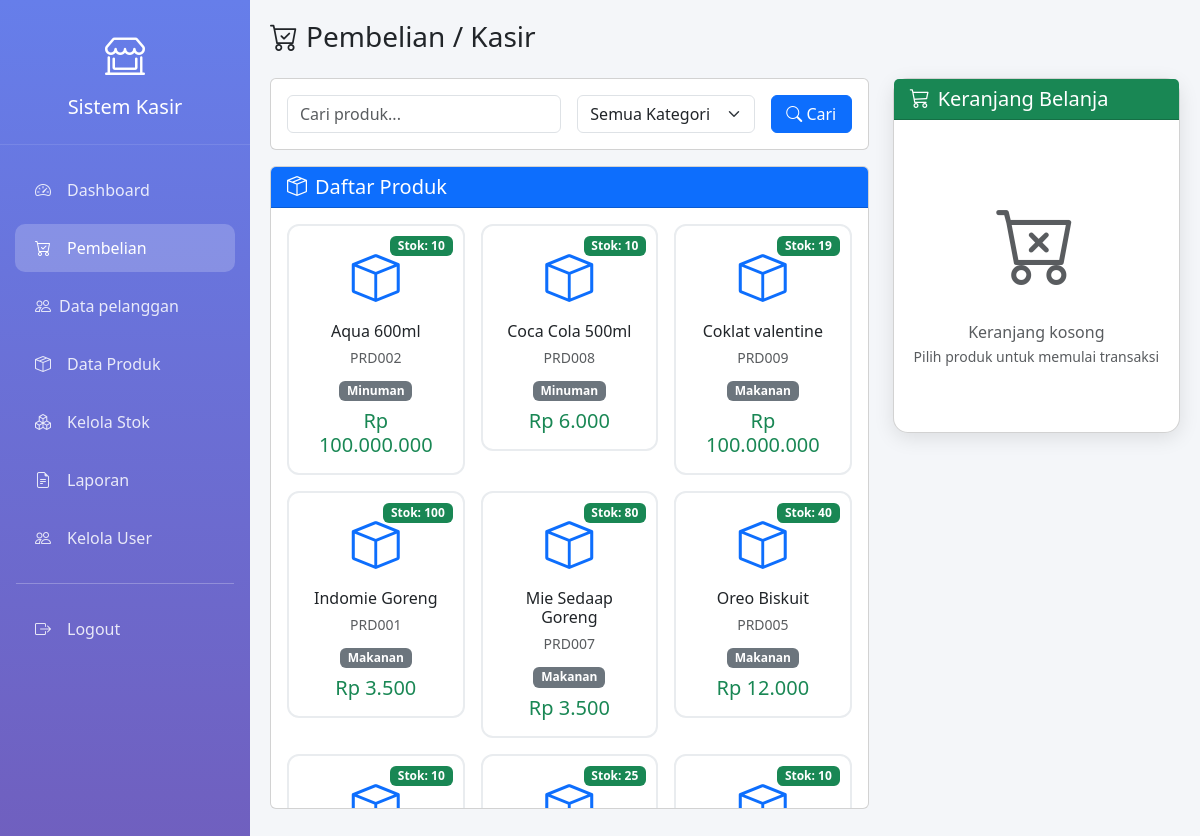
/pembelian.php (signed in), run on the app's committed database.
### tables this page shows
CREATE TABLE `produk` (
  `ProdukID` int(11) NOT NULL,
  `KodeProduk` varchar(50) NOT NULL,
  `NamaProduk` varchar(255) NOT NULL,
  `Kategori` varchar(100) DEFAULT NULL,
  `Harga` decimal(10,2) NOT NULL,
  `Stok` int(11) NOT NULL DEFAULT 0,
  `created_at` timestamp NOT NULL DEFAULT current_timestamp(),
  `updated_at` timestamp NOT NULL DEFAULT current_timestamp() ON UPDATE current_timestamp()
);

### config.php (called while the page is built, shortened)
<?php
function rupiah($angka) {
    return "Rp " . number_format($angka, 0, ',', '.');
}
?>

### pembelian.php (the view, shortened to what this page needs)
<?php
require_once 'config.php';
$search = isset($_GET['search']) ? clean_input($_GET['search']) : '';
$query = "SELECT * FROM produk WHERE Stok > 0";
$query .= " ORDER BY NamaProduk";
$produk_list = mysqli_query($conn, $query);
$total = 0;
?>
<!DOCTYPE html>
<html lang="id">
<head>
    <link href="https://cdn.jsdelivr.net/npm/bootstrap@5.3.0/dist/css/bootstrap.min.css" rel="stylesheet">
    <link rel="stylesheet" href="https://cdn.jsdelivr.net/npm/bootstrap-icons@1.10.0/font/bootstrap-icons.css">
</head>
<body>
    <div class="sidebar">
        <div class="sidebar-header">
            <i class="bi bi-shop-window"></i>
            <h5 class="mb-0">Sistem Kasir</h5>
        </div>
        <nav class="nav flex-column mt-3">
            <a class="nav-link" href="dashboard.php">
                <i class="bi bi-speedometer2 me-3"></i>Dashboard
            </a>
            <a class="nav-link active" href="pembelian.php">
                <i class="bi bi-cart-check me-3"></i>Pembelian
            </a>
            <a class="nav-link" href="pelanggan.php">
                <i class="bi bi-people me-2"></i>Data pelanggan
            </a>
            <a class="nav-link" href="produk.php">
                <i class="bi bi-box-seam me-3"></i>Data Produk
            </a>
            <a class="nav-link" href="stok.php">
                <i class="bi bi-boxes me-3"></i>Kelola Stok
            </a>
            <a class="nav-link" href="laporan.php">
                <i class="bi bi-file-earmark-text me-3"></i>Laporan
            </a>
            <?php if ($_SESSION['role'] == 'admin'): ?>
            <a class="nav-link" href="user.php">
                <i class="bi bi-people me-3"></i>Kelola User
            </a>
            <?php endif; ?>
            <hr class="text-white mx-3">
            <a class="nav-link" href="logout.php">
                <i class="bi bi-box-arrow-right me-3"></i>Logout
            </a>
        </nav>
    </div>
    <div class="main-content">
        <h3 class="mb-4"><i class="bi bi-cart-check me-2"></i>Pembelian / Kasir</h3>
        <div class="row">
            <div class="col-md-8">
                <div class="card mb-3">
                    <div class="card-body">
                        <form method="GET" class="row g-3">
                            <div class="col-md-6">
                                <input type="text" class="form-control" name="search"
                                       placeholder="Cari produk..." value="<?php echo $search; ?>">
                            </div>
                            <div class="col-md-4">
                                <select name="kategori" class="form-select">
                                    <option value="">Semua Kategori</option>
                                </select>
                            </div>
                            <div class="col-md-2">
                                <button type="submit" class="btn btn-primary w-100">
                                    <i class="bi bi-search"></i> Cari
                                </button>
                            </div>
                        </form>
                    </div>
                </div>
                <div class="card">
                    <div class="card-header bg-primary text-white">
                        <h5 class="mb-0"><i class="bi bi-box-seam me-2"></i>Daftar Produk</h5>
                    </div>
                    <div class="card-body" style="max-height: 600px; overflow-y: auto;">
                        <div class="row g-3">
                            <?php while ($produk = mysqli_fetch_assoc($produk_list)): ?>
                                <div class="col-md-4">
                                    <div class="card product-card position-relative"
                                         data-bs-toggle="modal"
                                         data-bs-target="#modal<?php echo $produk['ProdukID']; ?>">
                                        <span class="badge bg-success badge-stock">
                                            Stok: <?php echo $produk['Stok']; ?>
                                        </span>
                                        <div class="card-body text-center">
                                            <i class="bi bi-box text-primary" style="font-size: 3rem;"></i>
                                            <h6 class="card-title mt-2 mb-1"><?php echo $produk['NamaProduk']; ?></h6>
                                            <small class="text-muted"><?php echo $produk['KodeProduk']; ?></small>
                                            <p class="mb-0 mt-2">
                                                <span class="badge bg-secondary"><?php echo $produk['Kategori']; ?></span>
                                            </p>
                                            <h5 class="text-success mt-2 mb-0"><?php echo rupiah($produk['Harga']); ?></h5>
                                        </div>
                                    </div>
                                </div>
                            <?php endwhile; ?>
                        </div>
                    </div>
                </div>
            </div>
            <div class="col-md-4">
                <div class="card cart-card">
                    <div class="card-header bg-success text-white">
                        <h5 class="mb-0"><i class="bi bi-cart3 me-2"></i>Keranjang Belanja</h5>
                    </div>
                    <div class="card-body">
                        <?php if (count($_SESSION['cart']) > 0): ?>
                            <div style="max-height: 300px; overflow-y: auto;">
                                <?php foreach ($_SESSION['cart'] as $id => $item): ?>
                                    <div class="cart-item">
                                        <div class="d-flex justify-content-between align-items-start mb-2">
                                            <div class="flex-grow-1">
                                                <h6 class="mb-1"><?php echo $item['nama']; ?></h6>
                                                <small class="text-muted"><?php echo $item['kode']; ?></small>
                                            </div>
                                            <a href="?remove=<?php echo $id; ?>" class="btn btn-sm btn-danger">
                                                <i class="bi bi-trash"></i>
                                            </a>
                                        </div>
                                        <div class="d-flex justify-content-between align-items-center">
                                            <div>
                                                <form method="POST" class="d-inline">
                                                    <input type="hidden" name="produk_id" value="<?php echo $id; ?>">
                                                    <input type="number" name="jumlah" value="<?php echo $item['jumlah']; ?>"
                                                           min="1" style="width: 60px;" class="form-control form-control-sm d-inline">
                                                    <button type="submit" name="update_qty" class="btn btn-sm btn-primary">
                                                        <i class="bi bi-arrow-clockwise"></i>
                                                    </button>
                                                </form>
                                            </div>
                                            <div class="text-end">
                                                <small class="text-muted d-block"><?php echo $item['jumlah']; ?> x <?php echo rupiah($item['harga']); ?></small>
                                                <strong class="text-success"><?php echo rupiah($item['harga'] * $item['jumlah']); ?></strong>
                                            </div>
                                        </div>
                                    </div>
                                <?php endforeach; ?>
                            </div>
                            <div class="alert alert-info mt-3 mb-3">
                                <h4 class="mb-0">Total: <strong><?php echo rupiah($total); ?></strong></h4>
                            </div>
                            <form method="POST" onsubmit="return confirm('Proses transaksi?');">
                                <div class="mb-3">
                                    <label class="form-label fw-bold">Jumlah Bayar</label>
                                    <input type="number" name="jumlah_bayar" class="form-control form-control-lg"
                                           min="<?php echo $total; ?>" required autofocus>
                                    <small class="text-muted">Minimal: <?php echo rupiah($total); ?></small>
                                </div>
                                <button type="submit" name="checkout" class="btn btn-success w-100 btn-lg">
                                    <i class="bi bi-check-circle me-2"></i>Proses Pembayaran
                                </button>
                            </form>
                        <?php else: ?>
                            <div class="text-center text-muted py-5">
                                <i class="bi bi-cart-x" style="font-size: 5rem;"></i>
                                <p class="mt-3 mb-0">Keranjang kosong</p>
                                <small>Pilih produk untuk memulai transaksi</small>
                            </div>
                        <?php endif; ?>
                    </div>
                </div>
            </div>
        </div>
    </div>
</body>
</html>

### pembelian.php (style rules this page uses)
:root { --primary-color: #667eea; --secondary-color: #764ba2; --sidebar-width: 250px; }
body { background-color: #f4f6f9; }
.sidebar { position: fixed; top: 0; left: 0; height: 100vh; width: var(--sidebar-width); background: linear-gradient(180deg, var(--primary-color) 0%, var(--secondary-color) 100%); overflow-y: auto; }
.sidebar-header { padding: 25px 20px; text-align: center; border-bottom: 1px solid rgba(255,255,255,0.1); }
.sidebar-header i { font-size: 2.5rem; color: white; }
.sidebar-header h5 { color: white; margin-top: 10px; }
.sidebar .nav-link { color: rgba(255,255,255,0.85); padding: 12px 20px; margin: 5px 15px; border-radius: 10px; transition: all 0.3s; }
.sidebar .nav-link:hover, .sidebar .nav-link.active { background-color: rgba(255,255,255,0.2); color: white; }
.main-content { margin-left: var(--sidebar-width); padding: 20px; }
.product-card { cursor: pointer; transition: all 0.3s; border-radius: 12px; border: 2px solid #e9ecef; }
.cart-card { position: sticky; top: 20px; border-radius: 15px; box-shadow: 0 5px 20px rgba(0,0,0,0.1); }
.badge-stock { position: absolute; top: 10px; right: 10px; }

### data on the page
produk: Stok "10", NamaProduk "Aqua 600ml", KodeProduk "PRD002", Kategori "Minuman", Harga "Rp 100.000.000"
produk: Stok "10", NamaProduk "Coca Cola 500ml", KodeProduk "PRD008", Kategori "Minuman", Harga "Rp 6.000"
produk: Stok "19", NamaProduk "Coklat valentine", KodeProduk "PRD009", Kategori "Makanan", Harga "Rp 100.000.000"
produk: Stok "100", NamaProduk "Indomie Goreng", KodeProduk "PRD001", Kategori "Makanan", Harga "Rp 3.500"
produk: Stok "80", NamaProduk "Mie Sedaap Goreng", KodeProduk "PRD007", Kategori "Makanan", Harga "Rp 3.500"
produk: Stok "40", NamaProduk "Oreo Biskuit", KodeProduk "PRD005", Kategori "Makanan", Harga "Rp 12.000"
produk: Stok "10"
produk: Stok "25"
produk: Stok "10"
